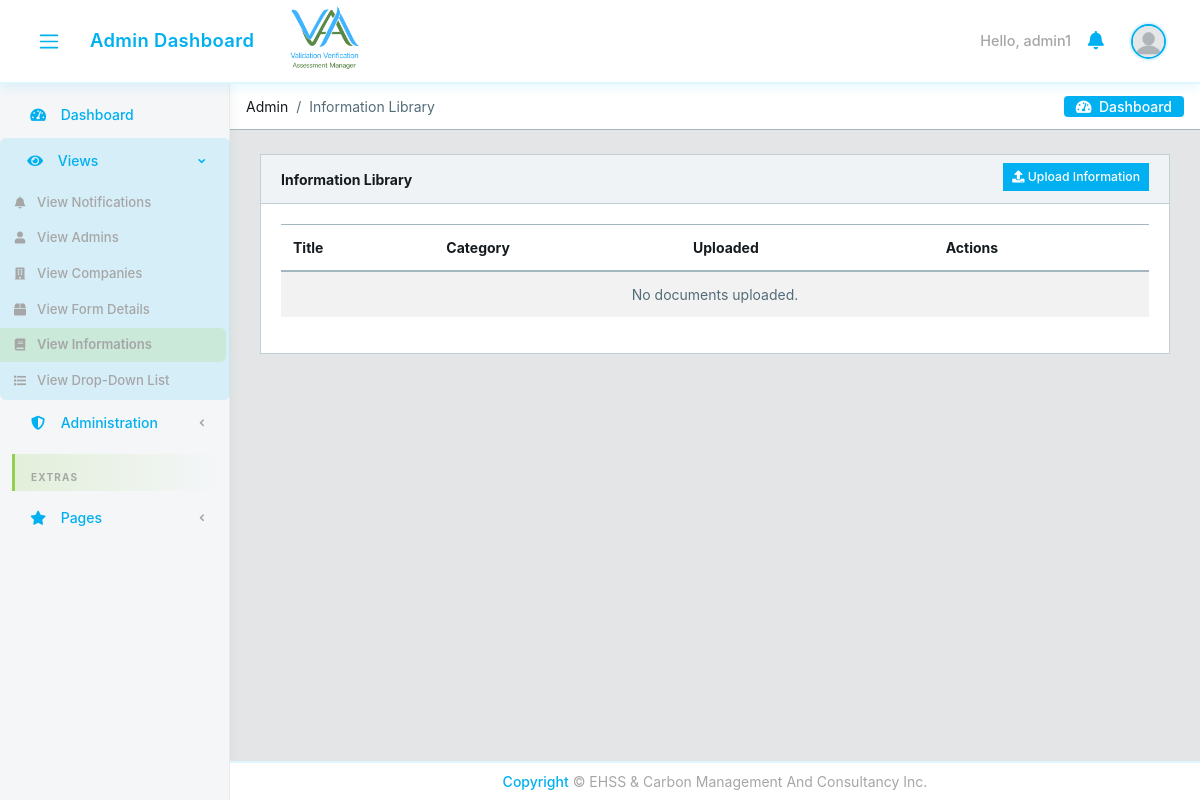
/library/ (signed in), run on an earlier commit of the app's database.
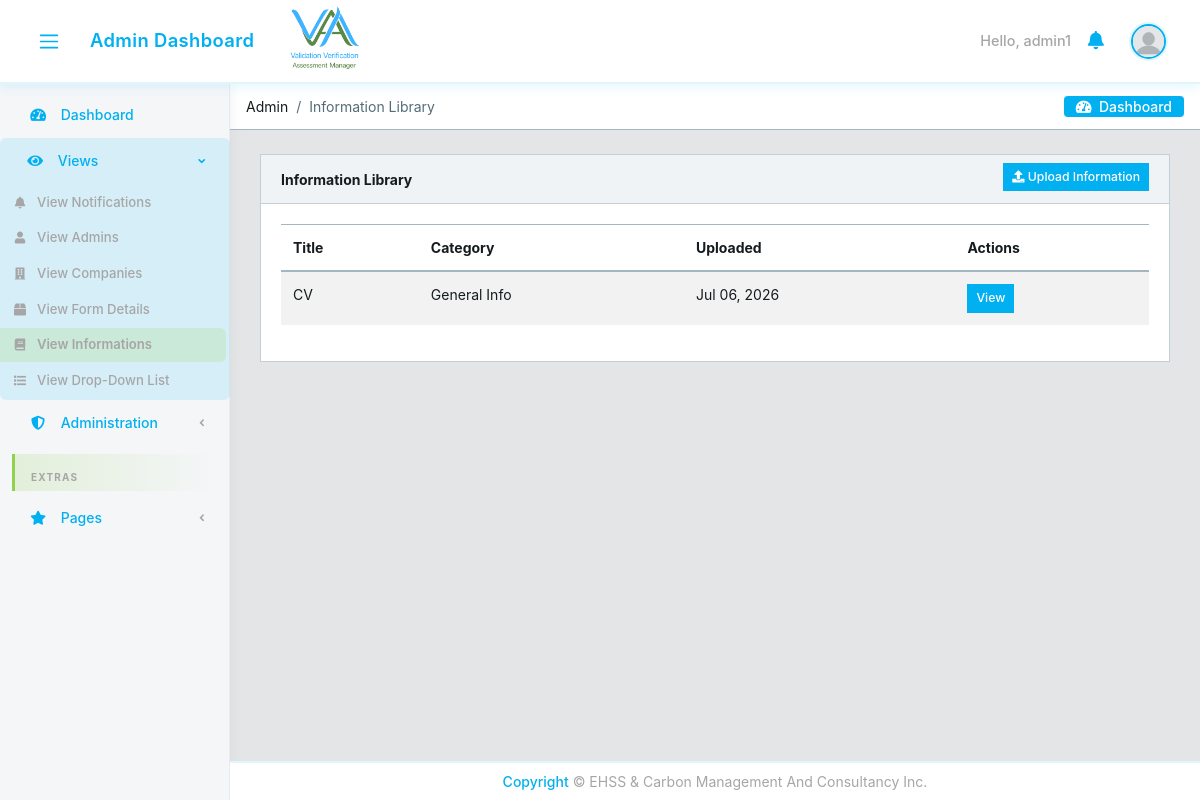
And on a later commit of the database.
### core/models.py (models this page shows, shortened)
class LibraryDocument(models.Model):
    title = models.CharField(max_length=200)
    category = models.CharField(max_length=20, choices=LIBRARY_CATEGORY_CHOICES)
    file = models.FileField(upload_to='core/library/')
    description = models.TextField(blank=True)
    allowed_companies = models.ManyToManyField(
        'Company', blank=True, related_name='library_documents',
        help_text='Client companies that may view this document in the library',
    )
    uploaded_by = models.ForeignKey(
        CustomUser, on_delete=models.SET_NULL, null=True, blank=True
    )
    uploaded_at = models.DateTimeField(auto_now_add=True)
    class Meta:
        ordering = ['category', 'title']

### core/views.py (the view)
# urls.py: path('library/', views.LibraryDocumentListView.as_view(), name='library-list'),
class LibraryDocumentListView(LoginRequiredMixin, ListView):
    model = LibraryDocument
    template_name = 'core/library_list.html'
    context_object_name = 'documents'
    def get_queryset(self):
        return get_authorized_library_documents(self.request.user)
    def get_context_data(self, **kwargs):
        context = super().get_context_data(**kwargs)
        context['error_action'] = self.request.GET.get('error', '')
        return context

### core/access.py (called while the page is built, shortened)
def get_authorized_library_documents(user):
    from .models import LibraryDocument
    if user.user_type == 'admin':
        return LibraryDocument.objects.all().prefetch_related('allowed_companies')

### core/context_processors.py (called while the page is built)
def logged_user_processor(request):
    if request.user.is_authenticated:
        try:
            logged_user = CustomUser.objects.select_related('under_supervision').get(id=request.user.id)
            return {'logged_user': logged_user}
        except CustomUser.DoesNotExist:
            return {'logged_user': None}
    return {'logged_user': None}

def notifications_processor(request):
    if request.user.is_authenticated:
        unread_notifications = Notification.objects.filter(recipient=request.user, read=False)[:10]
        return {'unread_notifications': unread_notifications}
    return {'unread_notifications': []}

def static_version_processor(request):
    return {'STATIC_VERSION': getattr(settings, 'STATIC_VERSION', '1')}

### core/templates/core/library_list.html (shortened to what this page needs)
{% extends 'core/base.html' %}
{% block breadcrumb %}
<li class="breadcrumb-item">Admin</li>
<li class="breadcrumb-item active">{% if request.GET.view == 'documents' %}Documents Library{% else %}Information Library{% endif %}</li>
{% endblock %}
{% block content %}
<div class="container-fluid">
  <div class="card">
    <div class="card-header d-flex justify-content-between align-items-center">
      <strong>{% if request.GET.view == 'documents' %}Documents Library{% else %}Information Library{% endif %}</strong>
      {% if user.user_type == 'admin' %}
      <a href="{% url 'core:library-upload' %}" class="btn btn-primary btn-sm"><i class="fa fa-upload"></i> Upload Information</a>
      {% endif %}
    </div>
    <div class="card-body">
      <table class="table table-striped">
        <thead><tr><th>Title</th><th>Category</th><th>Uploaded</th><th>Actions</th></tr></thead>
        <tbody>
          {% for doc in documents %}
          <tr>
            <td>{{ doc.title }}</td>
            <td>{{ doc.get_category_display }}</td>
            <td>{{ doc.uploaded_at|date:"M d, Y" }}</td>
            <td>
              {% if request.GET.view == 'documents' and user.user_type == 'admin' %}
              <a href="{% url 'core:library-download' doc.pk %}" class="btn btn-sm btn-info">Download</a>
              <a href="{% url 'core:library-delete' doc.pk %}" class="btn btn-sm btn-danger">Delete</a>
              {% else %}
              <a href="{% url 'core:library-view' doc.pk %}" class="btn btn-sm btn-primary" target="_blank" rel="noopener">View</a>
              {% endif %}
            </td>
          </tr>
          {% empty %}
          <tr><td colspan="4" class="text-muted text-center">No documents uploaded.</td></tr>
          {% endfor %}
        </tbody>
      </table>
    </div>
  </div>
</div>
{% endblock %}

What changed in the data, as far as the page shows it:
added LibraryDocument: title "CV", category "General Info", uploaded_at "Jul 06, 2026"
Also different on the page:
text no longer shown: "No documents uploaded."
